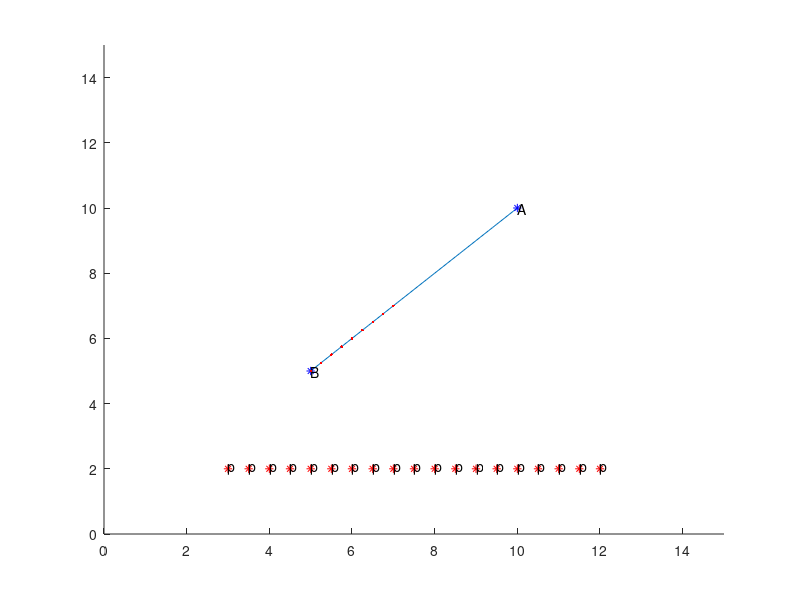

MATLAB code for this plot:
%%
% uesful links: 
%   - http://www.alecjacobson.com/weblog/?p=1486
%   - http://intumath.org/Math/Geometry/Analytic%20Geometry/projectionofpoin.html
%%

clear all;
clc;
close all;

figure(1); hold on;

ylim([0 15])
xlim([0 15])

A = [10 10];
B = [5 5];

if A(1) < B(1)
    x = A(1):0.1:B(1);
else
    x = B(1):0.1:A(1);
end

m = (A(2)-B(2))/(A(1)-B(1));
y = m * (x - A(1)) + A(2);

plot(x, y);
plot(A(1), A(2), 'b*');
text(A(1), A(2), 'A');
plot(B(1), B(2), 'b*');
text(B(1), B(2), 'B');

for i=3:0.5:12
    
    p = [i 2];
    
    % vector from A to B
    AB = (B-A);
    % squared distance from A to B
    AB_squared = dot(AB,AB);
    if(AB_squared == 0)
        % A and B are the same point
        q = A;
    else
        % vector from A to p
        Ap = (p-A);
        % from http://stackoverflow.com/questions/849211/
        % Consider the line extending the segment, parameterized as A + t (B - A)
        % We find projection of point p onto the line.
        % It falls where t = [(p-A) . (B-A)] / |B-A|^2
        t = dot(Ap,AB)/AB_squared
        if (t < 0.0)
            % "Before" A on the line, just return A
            q = A;
        else if (t > 1.0)
                % "After" B on the line, just return B
                q = B;
            else
                % projection lines "inbetween" A and B on the line
                q = A + t * AB;
            end
        end
    end
    
    plot(p(1), p(2), 'red*');
    text(p(1), p(2), 'p');
    plot(q(1), q(2), 'red.');
%     text(q(1), q(2), 'q');
    
    pause(0.1);
end